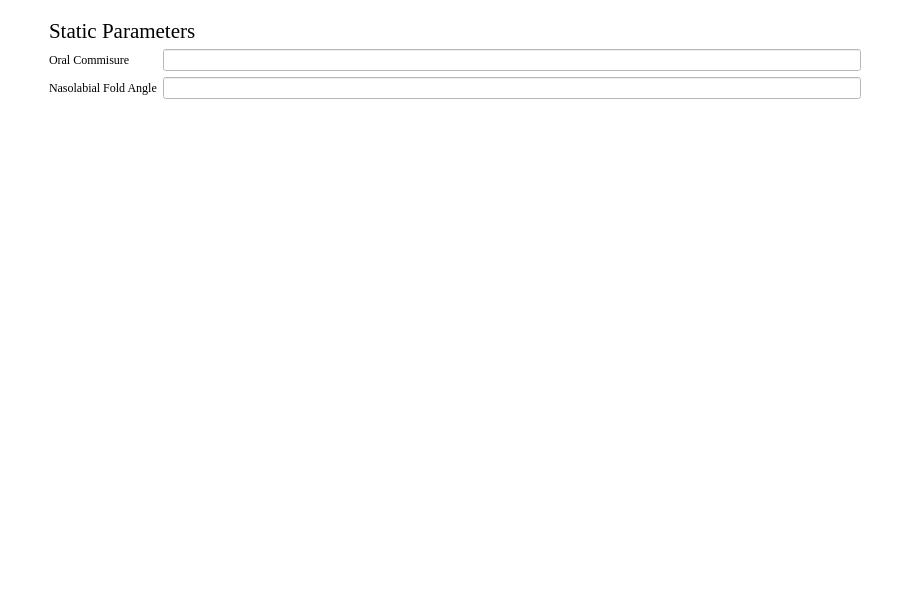
<?xml version="1.0" encoding="UTF-8"?>
<ui version="4.0">
 <class>Auto_eFaceWindow</class>
 <widget class="QMainWindow" name="Auto_eFaceWindow">
  <property name="geometry">
   <rect>
    <x>0</x>
    <y>0</y>
    <width>910</width>
    <height>600</height>
   </rect>
  </property>
  <property name="sizePolicy">
   <sizepolicy hsizetype="Fixed" vsizetype="Fixed">
    <horstretch>0</horstretch>
    <verstretch>0</verstretch>
   </sizepolicy>
  </property>
  <property name="minimumSize">
   <size>
    <width>910</width>
    <height>600</height>
   </size>
  </property>
  <property name="maximumSize">
   <size>
    <width>910</width>
    <height>600</height>
   </size>
  </property>
  <property name="windowTitle">
   <string>&quot;Eeeeeek&quot; Auto eFace</string>
  </property>
  <property name="windowIcon">
   <iconset>
    <normaloff>../icons/Home_logo_square.jpg</normaloff>../icons/Home_logo_square.jpg</iconset>
  </property>
  <property name="styleSheet">
   <string notr="true">background-color: rgb(255, 255, 255);</string>
  </property>
  <widget class="QWidget" name="centralwidget">
   <layout class="QGridLayout" name="gridLayout">
    <item row="5" column="0">
     <spacer name="horizontalSpacer">
      <property name="orientation">
       <enum>Qt::Horizontal</enum>
      </property>
      <property name="sizeType">
       <enum>QSizePolicy::Minimum</enum>
      </property>
      <property name="sizeHint" stdset="0">
       <size>
        <width>40</width>
        <height>20</height>
       </size>
      </property>
     </spacer>
    </item>
    <item row="1" column="3" colspan="2">
     <widget class="QLabel" name="label">
      <property name="sizePolicy">
       <sizepolicy hsizetype="Fixed" vsizetype="Fixed">
        <horstretch>0</horstretch>
        <verstretch>0</verstretch>
       </sizepolicy>
      </property>
      <property name="font">
       <font>
        <family>Times New Roman</family>
        <pointsize>16</pointsize>
       </font>
      </property>
      <property name="text">
       <string>Static Parameters</string>
      </property>
     </widget>
    </item>
    <item row="5" column="5">
     <spacer name="horizontalSpacer_2">
      <property name="orientation">
       <enum>Qt::Horizontal</enum>
      </property>
      <property name="sizeType">
       <enum>QSizePolicy::Minimum</enum>
      </property>
      <property name="sizeHint" stdset="0">
       <size>
        <width>40</width>
        <height>20</height>
       </size>
      </property>
     </spacer>
    </item>
    <item row="0" column="3">
     <spacer name="verticalSpacer">
      <property name="orientation">
       <enum>Qt::Vertical</enum>
      </property>
      <property name="sizeType">
       <enum>QSizePolicy::Fixed</enum>
      </property>
      <property name="sizeHint" stdset="0">
       <size>
        <width>5</width>
        <height>10</height>
       </size>
      </property>
     </spacer>
    </item>
    <item row="4" column="3">
     <widget class="QLabel" name="NLFLabel">
      <property name="font">
       <font>
        <family>Times New Roman</family>
       </font>
      </property>
      <property name="text">
       <string>Nasolabial Fold Angle</string>
      </property>
     </widget>
    </item>
    <item row="3" column="4">
     <widget class="QLineEdit" name="OCLineEdit"/>
    </item>
    <item row="4" column="4">
     <widget class="QLineEdit" name="NLFLineEdit"/>
    </item>
    <item row="3" column="3">
     <widget class="QLabel" name="OCLabel">
      <property name="font">
       <font>
        <family>Times New Roman</family>
       </font>
      </property>
      <property name="text">
       <string>Oral Commisure</string>
      </property>
     </widget>
    </item>
    <item row="5" column="3" colspan="2">
     <widget class="MplWidget" name="plotWidget" native="true"/>
    </item>
   </layout>
  </widget>
  <widget class="QMenuBar" name="menubar">
   <property name="geometry">
    <rect>
     <x>0</x>
     <y>0</y>
     <width>910</width>
     <height>26</height>
    </rect>
   </property>
  </widget>
  <widget class="QStatusBar" name="statusbar"/>
 </widget>
 <customwidgets>
  <customwidget>
   <class>MplWidget</class>
   <extends>QWidget</extends>
   <header>MplWidget.h</header>
   <container>1</container>
  </customwidget>
 </customwidgets>
 <resources/>
 <connections/>
</ui>
